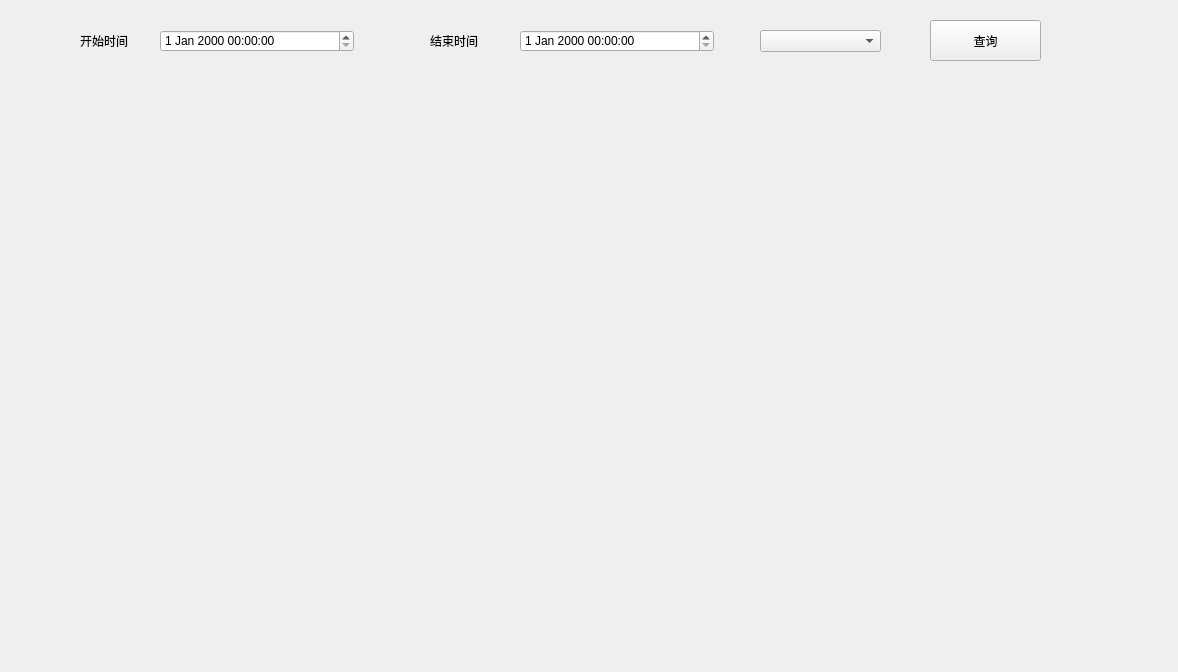
<?xml version="1.0" encoding="UTF-8"?>
<ui version="4.0">
 <class>DataHistoryWidget</class>
 <widget class="QWidget" name="DataHistoryWidget">
  <property name="geometry">
   <rect>
    <x>0</x>
    <y>0</y>
    <width>1178</width>
    <height>672</height>
   </rect>
  </property>
  <property name="windowTitle">
   <string>Widget</string>
  </property>
  <property name="styleSheet">
   <string notr="true"/>
  </property>
  <widget class="QWidget" name="verticalLayoutWidget">
   <property name="geometry">
    <rect>
     <x>50</x>
     <y>80</y>
     <width>1091</width>
     <height>551</height>
    </rect>
   </property>
   <layout class="QVBoxLayout" name="verticalLayout">
    <item>
     <widget class="QCustomPlot" name="historyPlot" native="true"/>
    </item>
   </layout>
  </widget>
  <widget class="QDateTimeEdit" name="startDatetime">
   <property name="geometry">
    <rect>
     <x>160</x>
     <y>30</y>
     <width>194</width>
     <height>22</height>
    </rect>
   </property>
  </widget>
  <widget class="QDateTimeEdit" name="endDatetime">
   <property name="geometry">
    <rect>
     <x>520</x>
     <y>30</y>
     <width>194</width>
     <height>22</height>
    </rect>
   </property>
  </widget>
  <widget class="QLabel" name="label">
   <property name="geometry">
    <rect>
     <x>80</x>
     <y>30</y>
     <width>72</width>
     <height>21</height>
    </rect>
   </property>
   <property name="text">
    <string>开始时间</string>
   </property>
  </widget>
  <widget class="QLabel" name="label_2">
   <property name="geometry">
    <rect>
     <x>430</x>
     <y>30</y>
     <width>72</width>
     <height>21</height>
    </rect>
   </property>
   <property name="text">
    <string>结束时间</string>
   </property>
  </widget>
  <widget class="QComboBox" name="dateType">
   <property name="geometry">
    <rect>
     <x>760</x>
     <y>30</y>
     <width>121</width>
     <height>22</height>
    </rect>
   </property>
  </widget>
  <widget class="QPushButton" name="select_btn">
   <property name="geometry">
    <rect>
     <x>930</x>
     <y>20</y>
     <width>111</width>
     <height>41</height>
    </rect>
   </property>
   <property name="text">
    <string>查询</string>
   </property>
  </widget>
 </widget>
 <layoutdefault spacing="6" margin="11"/>
 <customwidgets>
  <customwidget>
   <class>QCustomPlot</class>
   <extends>QWidget</extends>
   <header>qcustomplot.h</header>
   <container>0</container>
  </customwidget>
 </customwidgets>
 <resources/>
 <connections/>
</ui>
